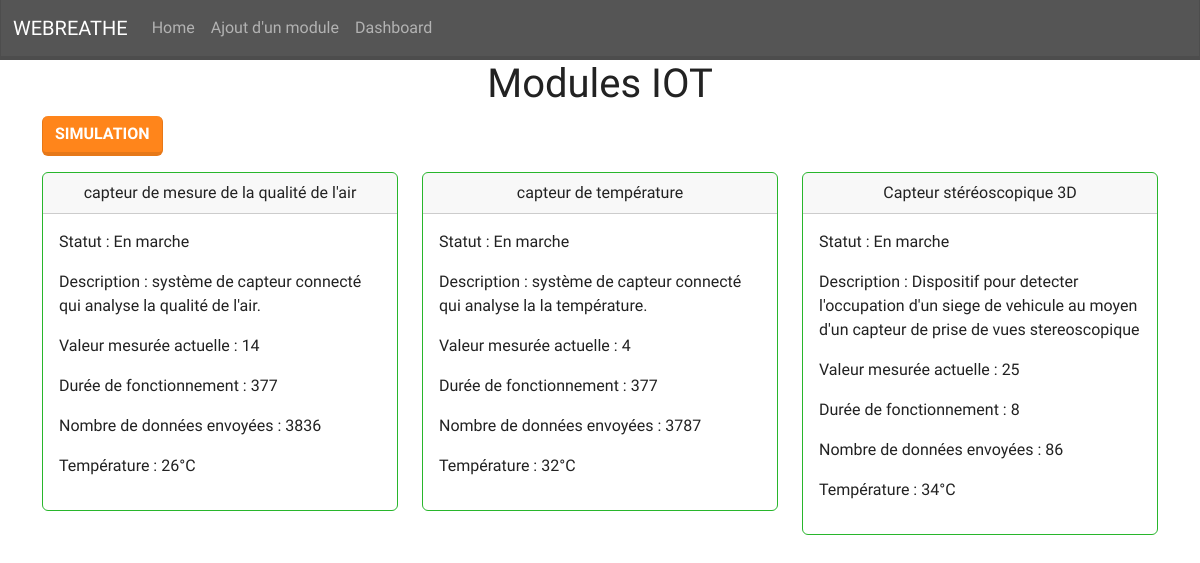
Before: / with the older database file.
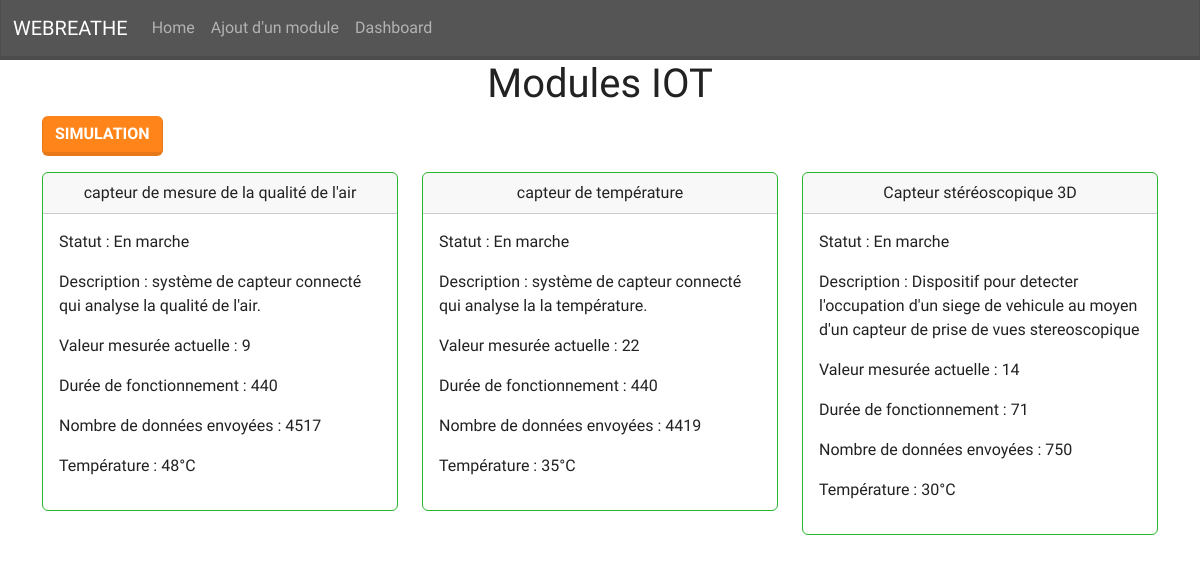
After: the same page with the newer database file.
### tables this page shows
CREATE TABLE IF NOT EXISTS `module` (
  `id` int(11) NOT NULL AUTO_INCREMENT,
  `name` varchar(255) NOT NULL,
  `description` text NOT NULL,
  `current_measured_value` int(11) NOT NULL,
  `operating_time` int(11) NOT NULL,
  `number_of_data_sent` int(11) NOT NULL,
  `temperature` float NOT NULL,
  `state` tinyint(1) NOT NULL,
  PRIMARY KEY (`id`)
);

### treatment/requeteSql/allmodules.php (called while the page is built)
<?php
require "./treatment/connexionBdd.php";
?>
<?php
$sql = "SELECT * FROM module";
$req = $db->prepare($sql);
$req->execute();

### index.php (the view, shortened to what this page needs)
<?php
include "./treatment/requeteSql/allmodules.php";
include "view/header.php";
include "view/nav.php";
?>
<div class="container">
    <h1 class="text-center">Modules IOT</h1>
    <a href="treatment/requeteSql/simulation.php" class="btn btn-warning" id="btn_simulation">Simulation</a>
    <div id="donnee">
        <div class="row mt-3">
            <?php while ($result = $req->fetch()) : ?>
                <?php if ($result["state"]) : ?>
                    <div class="col-sm-4">
                        <div class="card border-success mb-3">
                            <div class="card-header text-center"><?= $result["name"]; ?></div>
                            <div class="card-body">
                                <p>Statut : En marche</p>
                                <p>Description : <?= $result["description"]; ?></p>
                                <p>Valeur mesurée actuelle : <?= $result["current_measured_value"]; ?></p>
                                <p>Durée de fonctionnement : <?= $result["operating_time"]; ?></p>
                                <p>Nombre de données envoyées : <?= $result["number_of_data_sent"]; ?></p>
                                <p>Température : <?= $result["temperature"]; ?>°C</p>
                            </div>
                        </div>
                    </div>
                <?php endif; ?>
            <?php endwhile; ?>
        </div>
    </div>
</div>
<?php
include "view/footer.php";
?>

### view/header.php (shortened to what this page needs)
<!DOCTYPE html>
<html lang="en">
<head>
    <link rel="stylesheet" href="https://bootswatch.com/5/lumen/bootstrap.min.css">
</head>
<body>

### view/nav.php (shortened to what this page needs)
<nav class="navbar navbar-expand-lg navbar-dark bg-dark">
    <div class="container-fluid">
        <a class="navbar-brand" href="#">WEBREATHE</a>
        <div class="collapse navbar-collapse" id="navbarColor02">
            <ul class="navbar-nav me-auto">
                <li class="nav-item">
                    <a class="nav-link" href="index.php">Home</a>
                </li>
                <li class="nav-item">
                    <a class="nav-link" href="addModule.php">Ajout d'un module</a>
                </li>
                <li class="nav-item">
                    <a class="nav-link" href="dashboard.php">Dashboard</a>
                </li>
            </ul>
        </div>
    </div>
</nav>

### view/footer.php
</body>
</html>

Changed rows visible on the page:
changed module "capteur de mesure de la qualité de l'air": current_measured_value "14" → "9"; operating_time "377" → "440"; number_of_data_sent "3836" → "4517"; temperature "26" → "48"
changed module "capteur de température": current_measured_value "4" → "22"; operating_time "377" → "440"; number_of_data_sent "3787" → "4419"; temperature "32" → "35"
changed module "Capteur stéréoscopique 3D": current_measured_value "25" → "14"; operating_time "8" → "71"; number_of_data_sent "86" → "750"; temperature "34" → "30"
